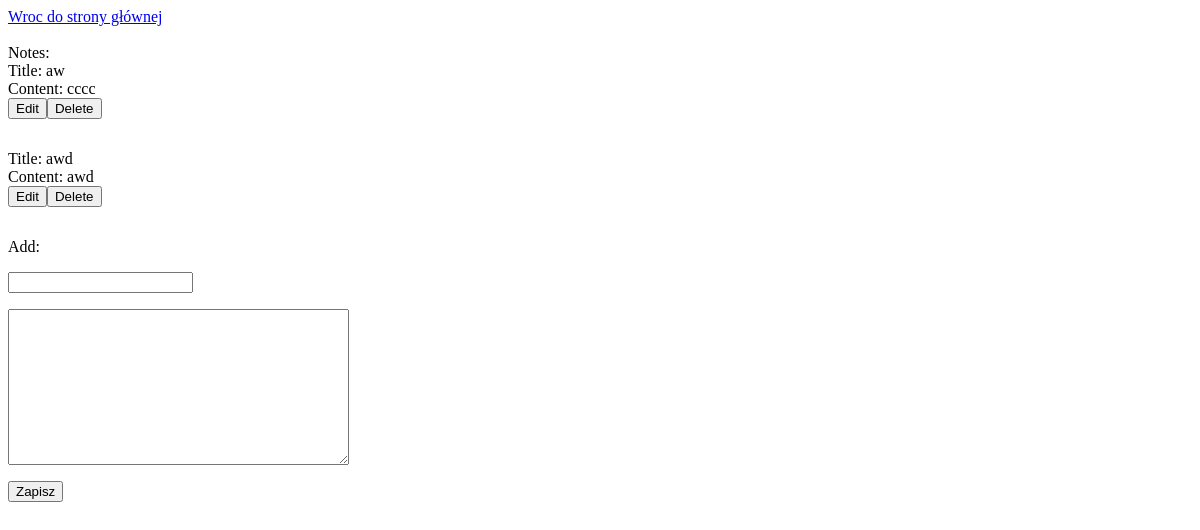
The page /note (signed in) on the database as committed earlier.
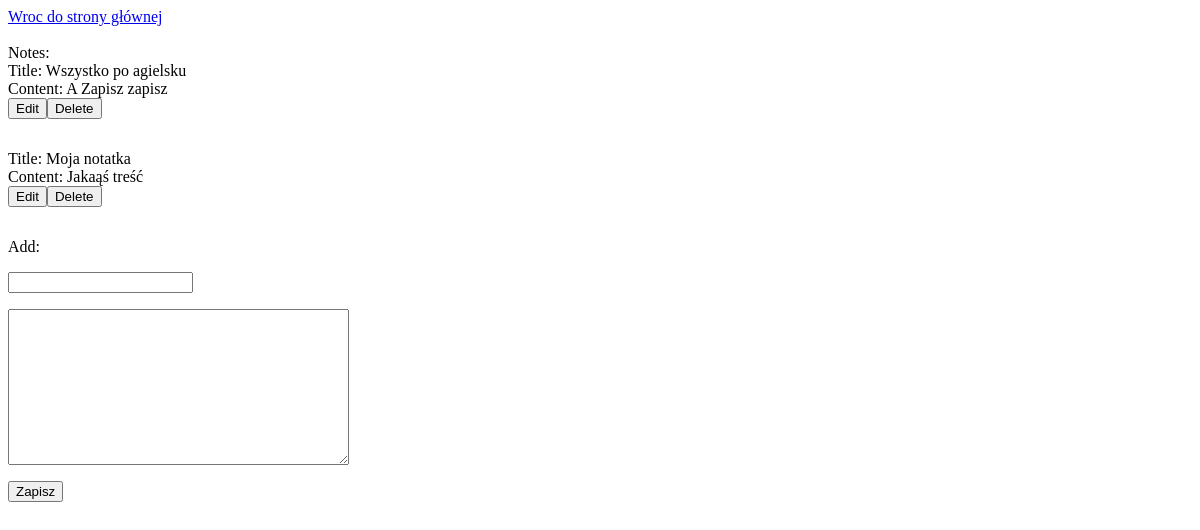
The same page on the database as committed later.
### note/models.py (models this page shows, shortened)
class Note(models.Model):
    title = models.CharField(max_length=200)
    created_on = models.DateTimeField(auto_now_add=True)
    content = models.TextField(null=True)
    created_by = models.ForeignKey(User)
    id=models.AutoField(primary_key=True)

### note/views.py (the view)
# urls.py: url(r'^note$',note.views.homepage,name='Note Homepage'),
def homepage(request):
    if request.user.is_authenticated():
        user = request.user
        notes_list=Note_model.objects.all().filter(created_by=user)
        notes_list=sorted(notes_list,key=lambda x:x.created_on,reverse=True)
        if request.method == 'POST':
            form = NoteForm(request.POST)
            if form.is_valid():
                new_note=form.save(commit=False)
                new_note.created_by=user
                new_note.save()
                return HttpResponseRedirect('/note')
        else:
            form = NoteForm()
        return render(request,'note.html',{'notes_list':notes_list,'form':form})
    else:
        return HttpResponseRedirect('/')

### note/forms.py
class NoteForm(forms.ModelForm):
    class Meta:
        model=Note
        exclude=('modified', )
        fields=['title','content']

### note/templates/note.html (shortened to what this page needs)
<a href="{% url 'Homepage' %}">Wroc do strony głównej</a></br></br>
Notes:</br>
{% for note in notes_list%}
Title:  {{note.title}}</br>
Content: {{note.content}}</br>
<a href="{% url 'Note Update' note.id%}"><button type="submit" style="float:left;">Edit</button></a>
<form action="{% url 'Note Delete' note.id %}" method="POST">
  <button type="submit" style="float:left;">Delete</button>
</form>
{% endfor %}
Add:
<form method="post">
  {% for field in form %}
    <p>
      {{ field }}
    </p>
  {% endfor %}
  <button type="submit">Zapisz</button>
</form>

Rows that differ between the two databases and show on the page:
removed Note: title "aw", content "cccc"
removed Note: title "awd", content "awd"
added Note: title "Wszystko po agielsku", content "A Zapisz zapisz"
added Note: title "Moja notatka", content "Jakaąś treść"
